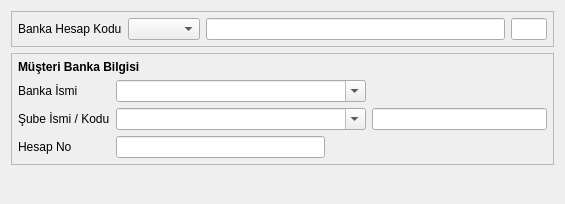
<?xml version="1.0" encoding="UTF-8"?>
<ui version="4.0">
 <class>K9_EFT_BATCH</class>
 <widget class="QDialog" name="K9_EFT_BATCH">
  <property name="geometry">
   <rect>
    <x>0</x>
    <y>0</y>
    <width>565</width>
    <height>204</height>
   </rect>
  </property>
  <property name="windowTitle">
   <string>Dialog</string>
  </property>
  <layout class="QGridLayout" name="gridLayout_2" rowstretch="10,30,10,5" columnstretch="30,5">
   <property name="sizeConstraint">
    <enum>QLayout::SetNoConstraint</enum>
   </property>
   <item row="0" column="0" colspan="2">
    <widget class="QFrame" name="frame">
     <property name="frameShape">
      <enum>QFrame::StyledPanel</enum>
     </property>
     <property name="frameShadow">
      <enum>QFrame::Raised</enum>
     </property>
     <layout class="QGridLayout" name="gridLayout" columnstretch="1,5,25,3">
      <property name="margin">
       <number>6</number>
      </property>
      <item row="0" column="0">
       <widget class="QLabel" name="label">
        <property name="sizePolicy">
         <sizepolicy hsizetype="Fixed" vsizetype="Fixed">
          <horstretch>0</horstretch>
          <verstretch>0</verstretch>
         </sizepolicy>
        </property>
        <property name="text">
         <string>Banka Hesap Kodu</string>
        </property>
       </widget>
      </item>
      <item row="0" column="1">
       <widget class="QComboBox" name="comboBox_banka_hesap_kodu"/>
      </item>
      <item row="0" column="2">
       <widget class="QLineEdit" name="lineEdit_bnk_sube_bilgisi">
        <property name="readOnly">
         <bool>true</bool>
        </property>
       </widget>
      </item>
      <item row="0" column="3">
       <widget class="QLineEdit" name="lineEdit_doviz_cinsi">
        <property name="readOnly">
         <bool>true</bool>
        </property>
       </widget>
      </item>
     </layout>
    </widget>
   </item>
   <item row="1" column="0" colspan="2">
    <widget class="QFrame" name="frame_musteri_banka_bilgisi">
     <property name="sizePolicy">
      <sizepolicy hsizetype="Expanding" vsizetype="Expanding">
       <horstretch>0</horstretch>
       <verstretch>0</verstretch>
      </sizepolicy>
     </property>
     <property name="frameShape">
      <enum>QFrame::StyledPanel</enum>
     </property>
     <property name="frameShadow">
      <enum>QFrame::Raised</enum>
     </property>
     <layout class="QGridLayout" name="gridLayout_3">
      <property name="margin">
       <number>6</number>
      </property>
      <item row="0" column="0">
       <widget class="QLabel" name="label_7">
        <property name="sizePolicy">
         <sizepolicy hsizetype="Expanding" vsizetype="Fixed">
          <horstretch>0</horstretch>
          <verstretch>0</verstretch>
         </sizepolicy>
        </property>
        <property name="font">
         <font>
          <weight>75</weight>
          <bold>true</bold>
         </font>
        </property>
        <property name="text">
         <string>Müşteri Banka Bilgisi</string>
        </property>
       </widget>
      </item>
      <item row="1" column="0">
       <layout class="QGridLayout" name="gridLayout_6" columnstretch="1,5,1,1,5">
        <item row="0" column="0">
         <widget class="QLabel" name="label_banka_ismi">
          <property name="sizePolicy">
           <sizepolicy hsizetype="Fixed" vsizetype="Fixed">
            <horstretch>0</horstretch>
            <verstretch>0</verstretch>
           </sizepolicy>
          </property>
          <property name="font">
           <font>
            <weight>50</weight>
            <bold>false</bold>
           </font>
          </property>
          <property name="text">
           <string>Banka İsmi </string>
          </property>
         </widget>
        </item>
        <item row="0" column="1" colspan="3">
         <widget class="QComboBox" name="combobox_banka_ismi">
          <property name="sizePolicy">
           <sizepolicy hsizetype="Expanding" vsizetype="Fixed">
            <horstretch>0</horstretch>
            <verstretch>0</verstretch>
           </sizepolicy>
          </property>
          <property name="font">
           <font>
            <weight>50</weight>
            <bold>false</bold>
           </font>
          </property>
          <property name="editable">
           <bool>true</bool>
          </property>
          <property name="sizeAdjustPolicy">
           <enum>QComboBox::AdjustToContents</enum>
          </property>
         </widget>
        </item>
        <item row="1" column="0">
         <widget class="QLabel" name="label_sube_ismi">
          <property name="sizePolicy">
           <sizepolicy hsizetype="Fixed" vsizetype="Fixed">
            <horstretch>0</horstretch>
            <verstretch>0</verstretch>
           </sizepolicy>
          </property>
          <property name="font">
           <font>
            <weight>50</weight>
            <bold>false</bold>
           </font>
          </property>
          <property name="text">
           <string>Şube İsmi / Kodu</string>
          </property>
         </widget>
        </item>
        <item row="1" column="1" colspan="3">
         <widget class="QComboBox" name="combobox_sube_ismi">
          <property name="sizePolicy">
           <sizepolicy hsizetype="Expanding" vsizetype="Fixed">
            <horstretch>0</horstretch>
            <verstretch>0</verstretch>
           </sizepolicy>
          </property>
          <property name="font">
           <font>
            <weight>50</weight>
            <bold>false</bold>
           </font>
          </property>
          <property name="editable">
           <bool>true</bool>
          </property>
         </widget>
        </item>
        <item row="1" column="4">
         <widget class="QLineEdit" name="lineedit_sube_kodu">
          <property name="sizePolicy">
           <sizepolicy hsizetype="Expanding" vsizetype="Fixed">
            <horstretch>0</horstretch>
            <verstretch>0</verstretch>
           </sizepolicy>
          </property>
          <property name="font">
           <font>
            <weight>50</weight>
            <bold>false</bold>
           </font>
          </property>
          <property name="focusPolicy">
           <enum>Qt::StrongFocus</enum>
          </property>
          <property name="readOnly">
           <bool>false</bool>
          </property>
         </widget>
        </item>
        <item row="2" column="0">
         <widget class="QLabel" name="label_hesap_no">
          <property name="sizePolicy">
           <sizepolicy hsizetype="Fixed" vsizetype="Fixed">
            <horstretch>0</horstretch>
            <verstretch>0</verstretch>
           </sizepolicy>
          </property>
          <property name="font">
           <font>
            <weight>50</weight>
            <bold>false</bold>
           </font>
          </property>
          <property name="text">
           <string>Hesap No</string>
          </property>
         </widget>
        </item>
        <item row="2" column="1" colspan="2">
         <widget class="QLineEdit" name="lineedit_hesap_no">
          <property name="sizePolicy">
           <sizepolicy hsizetype="Expanding" vsizetype="Fixed">
            <horstretch>0</horstretch>
            <verstretch>0</verstretch>
           </sizepolicy>
          </property>
          <property name="font">
           <font>
            <weight>50</weight>
            <bold>false</bold>
           </font>
          </property>
          <property name="readOnly">
           <bool>false</bool>
          </property>
         </widget>
        </item>
        <item row="0" column="4">
         <spacer name="horizontalSpacer_3">
          <property name="orientation">
           <enum>Qt::Horizontal</enum>
          </property>
          <property name="sizeHint" stdset="0">
           <size>
            <width>40</width>
            <height>20</height>
           </size>
          </property>
         </spacer>
        </item>
        <item row="2" column="4">
         <spacer name="horizontalSpacer_4">
          <property name="orientation">
           <enum>Qt::Horizontal</enum>
          </property>
          <property name="sizeHint" stdset="0">
           <size>
            <width>40</width>
            <height>20</height>
           </size>
          </property>
         </spacer>
        </item>
       </layout>
      </item>
     </layout>
    </widget>
   </item>
   <item row="2" column="1">
    <spacer name="verticalSpacer">
     <property name="orientation">
      <enum>Qt::Vertical</enum>
     </property>
     <property name="sizeHint" stdset="0">
      <size>
       <width>20</width>
       <height>56</height>
      </size>
     </property>
    </spacer>
   </item>
   <item row="3" column="0">
    <spacer name="horizontalSpacer">
     <property name="orientation">
      <enum>Qt::Horizontal</enum>
     </property>
     <property name="sizeHint" stdset="0">
      <size>
       <width>460</width>
       <height>20</height>
      </size>
     </property>
    </spacer>
   </item>
   <item row="3" column="1">
    <widget class="QWidget" name="widget_batch_buttons" native="true"/>
   </item>
  </layout>
 </widget>
 <tabstops>
  <tabstop>comboBox_banka_hesap_kodu</tabstop>
  <tabstop>lineEdit_bnk_sube_bilgisi</tabstop>
  <tabstop>lineEdit_doviz_cinsi</tabstop>
  <tabstop>combobox_banka_ismi</tabstop>
  <tabstop>combobox_sube_ismi</tabstop>
  <tabstop>lineedit_sube_kodu</tabstop>
  <tabstop>lineedit_hesap_no</tabstop>
 </tabstops>
 <resources/>
 <connections/>
</ui>
